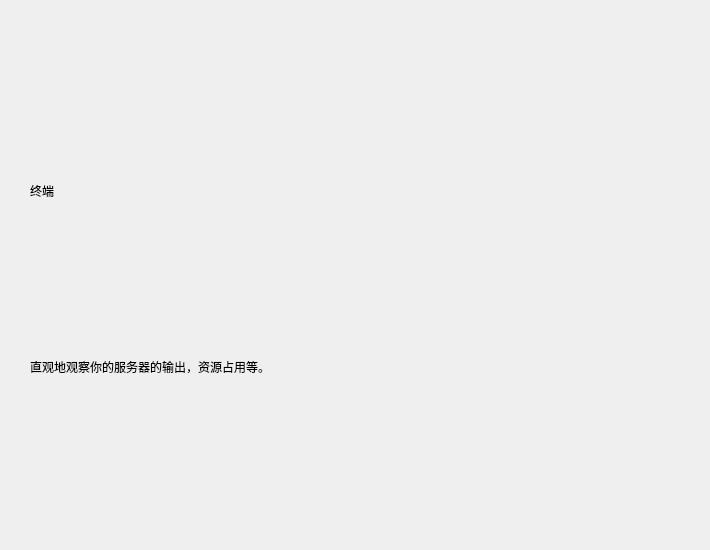
<?xml version="1.0" encoding="UTF-8"?>
<ui version="4.0">
 <class>DownloadInterface</class>
 <widget class="QFrame" name="DownloadInterface">
  <property name="geometry">
   <rect>
    <x>0</x>
    <y>0</y>
    <width>710</width>
    <height>550</height>
   </rect>
  </property>
  <property name="sizePolicy">
   <sizepolicy hsizetype="Expanding" vsizetype="Expanding">
    <horstretch>0</horstretch>
    <verstretch>0</verstretch>
   </sizepolicy>
  </property>
  <property name="windowTitle">
   <string/>
  </property>
  <layout class="QGridLayout" name="gridLayout">
   <item row="1" column="0">
    <spacer name="leftSpacer">
     <property name="orientation">
      <enum>Qt::Horizontal</enum>
     </property>
     <property name="sizeType">
      <enum>QSizePolicy::Fixed</enum>
     </property>
     <property name="sizeHint" stdset="0">
      <size>
       <width>10</width>
       <height>20</height>
      </size>
     </property>
    </spacer>
   </item>
   <item row="1" column="2" rowspan="2" colspan="2">
    <widget class="QWidget" name="titleLimitWidget" native="true">
     <layout class="QVBoxLayout" name="verticalLayout">
      <item>
       <widget class="TitleLabel" name="titleLabel">
        <property name="sizePolicy">
         <sizepolicy hsizetype="Preferred" vsizetype="Fixed">
          <horstretch>0</horstretch>
          <verstretch>0</verstretch>
         </sizepolicy>
        </property>
        <property name="text">
         <string>终端</string>
        </property>
       </widget>
      </item>
      <item>
       <widget class="StrongBodyLabel" name="subTitleLabel">
        <property name="sizePolicy">
         <sizepolicy hsizetype="Preferred" vsizetype="Fixed">
          <horstretch>0</horstretch>
          <verstretch>0</verstretch>
         </sizepolicy>
        </property>
        <property name="text">
         <string>直观地观察你的服务器的输出，资源占用等。</string>
        </property>
        <property name="textFormat">
         <enum>Qt::MarkdownText</enum>
        </property>
       </widget>
      </item>
     </layout>
    </widget>
   </item>
   <item row="0" column="2">
    <spacer name="topSpacer">
     <property name="orientation">
      <enum>Qt::Vertical</enum>
     </property>
     <property name="sizeType">
      <enum>QSizePolicy::Fixed</enum>
     </property>
     <property name="sizeHint" stdset="0">
      <size>
       <width>20</width>
       <height>10</height>
      </size>
     </property>
    </spacer>
   </item>
  </layout>
 </widget>
 <customwidgets>
  <customwidget>
   <class>StrongBodyLabel</class>
   <extends>QLabel</extends>
   <header>qfluentwidgets</header>
  </customwidget>
  <customwidget>
   <class>TitleLabel</class>
   <extends>QLabel</extends>
   <header>qfluentwidgets</header>
  </customwidget>
 </customwidgets>
 <resources/>
 <connections/>
</ui>
